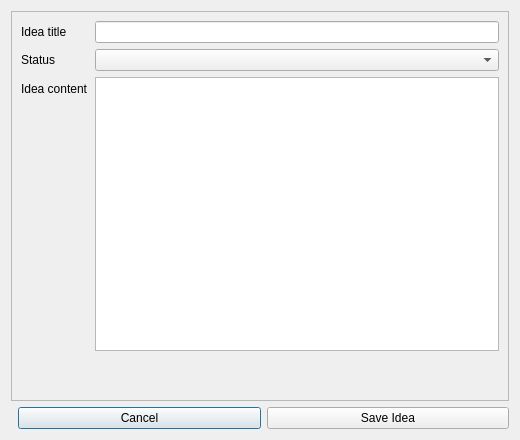
<?xml version="1.0" encoding="UTF-8"?>
<ui version="4.0">
 <class>IdeaEditorDialog</class>
 <widget class="QDialog" name="ideaEditorDialog">
  <property name="minimumSize"><size><width>520</width><height>440</height></size></property>
  <property name="windowTitle"><string>Create Idea</string></property>
  <layout class="QVBoxLayout" name="ideaEditorRootLayout">
   <item><widget class="QScrollArea" name="ideaEditorScrollArea">
    <property name="widgetResizable"><bool>true</bool></property>
    <widget class="QWidget" name="ideaEditorContent">
     <layout class="QFormLayout" name="ideaEditorFormLayout">
      <item row="0" column="0"><widget class="QLabel" name="ideaTitleLabel"><property name="text"><string>Idea title</string></property></widget></item>
      <item row="0" column="1"><widget class="QLineEdit" name="ideaTitleEdit"><property name="maxLength"><number>500</number></property></widget></item>
      <item row="1" column="0"><widget class="QLabel" name="ideaStatusLabel"><property name="text"><string>Status</string></property></widget></item>
      <item row="1" column="1"><widget class="QComboBox" name="ideaStatusCombo"/></item>
      <item row="2" column="0"><widget class="QLabel" name="ideaContentLabel"><property name="text"><string>Idea content</string></property></widget></item>
      <item row="2" column="1"><widget class="QPlainTextEdit" name="ideaContentEdit"/></item>
      <item row="3" column="0" colspan="2"><widget class="QLabel" name="ideaRecoveryStatusLabel"><property name="text"><string/></property></widget></item>
      <item row="4" column="0" colspan="2"><widget class="QLabel" name="ideaErrorLabel"><property name="text"><string/></property><property name="wordWrap"><bool>true</bool></property></widget></item>
     </layout>
    </widget>
   </widget></item>
   <item><layout class="QHBoxLayout" name="ideaEditorButtonLayout">
    <item><spacer name="ideaEditorButtonSpacer"><property name="orientation"><enum>Qt::Horizontal</enum></property></spacer></item>
    <item><widget class="QPushButton" name="cancelIdeaButton"><property name="text"><string>Cancel</string></property></widget></item>
    <item><widget class="QPushButton" name="saveIdeaButton"><property name="text"><string>Save Idea</string></property></widget></item>
   </layout></item>
  </layout>
 </widget>
 <resources/><connections/>
</ui>
